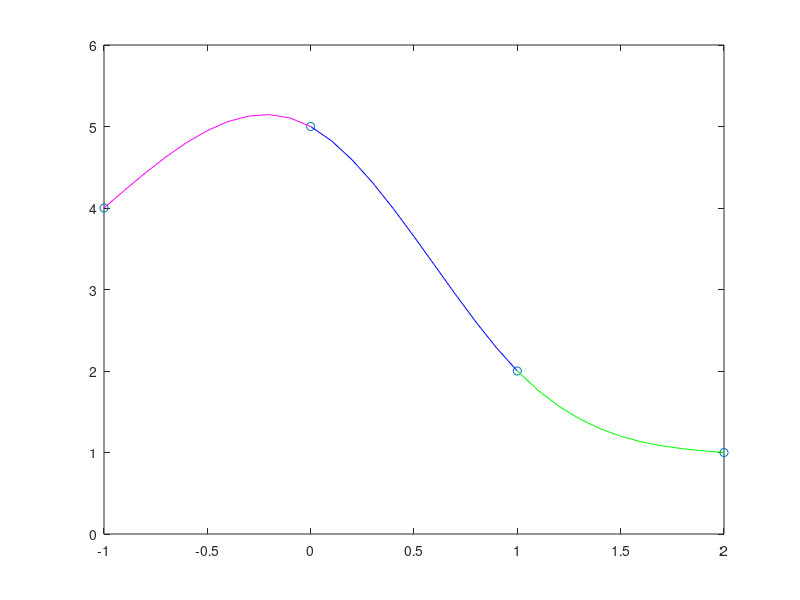

MATLAB code to generate this figure:
% CHRISTINE SHUE
% DUE: AUGUST 3, 2017
% HW 17: Cubic splines
% /u/erdos/students/cshue1/cisc4750/week5/hw17.m

x = [-1 0 1 2];
y = [4 5 2 1];

A = [-1 1 -1 1 0 0 0 0 0 0 0 0
    0 0 0 1 0 0 0 0 0 0 0 0 
    0 0 0 0 0 0 0 1 0 0 0 0
    0 0 0 0 1 1 1 1 0 0 0 0
    0 0 0 0 0 0 0 0 1 1 1 1
    0 0 0 0 0 0 0 0 8 4 2 1
    0 0 1 0 0 0 -1 0 0 0 0 0
    0 0 0 0 3 2 1 0 -3 -2 -1 0 
    0 2 0 0 0 -2 0 0 0 0 0 0
    0 0 0 0 6 2 0 0 -6 -2 0 0
    -6 2 0 0 0 0 0 0 0 0 0 0 
    0 0 0 0 0 0 0 0 12 2 0 0];
b = [4;5;5;2;2;1;0;0;0;0;0;0];
p = A\b

x1 = -1:0.1:0;
p1 = p(1:4);
s1 = polyval(p1,x1);

x2 = 0:0.1:1;
p2 = p(5:8);
s2 = polyval(p2,x2);

x3 = 1:0.1:2;
p3 = p(9:12);
s3 = polyval(p3,x3);
plot(x,y,'o',x1,s1,'m',x2,s2,'b',x3,s3,'g');



